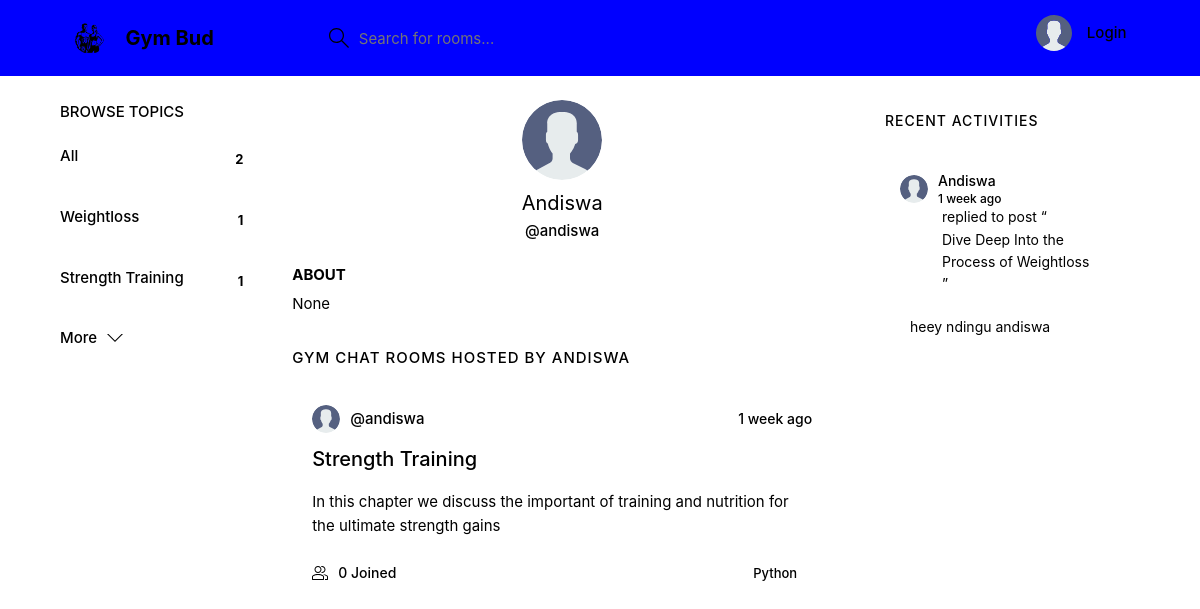
Page /profile/6 on the committed database.
### gym_bud_app/models.py (models this page shows, shortened)
class Topic(models.Model):
    name = models.CharField(max_length=200)
    def __str__(self):
        return self.name

class User(AbstractUser):
    name = models.CharField(max_length=200,null=True)
    email = models.EmailField(unique=True)
    bio = models.TextField(null=True)
    avatar = models.ImageField(null=True, default="avatar.svg")
    USERNAME_FIELD = 'email'
    REQUIRED_FIELDS = []

class Room(models.Model):
    host = models.ForeignKey(User, models.SET_NULL, null=True)
    topic = models.ForeignKey(Topic, models.SET_NULL, null=True)
    name = models.CharField(max_length=200)
    description = models.TextField(null=True, blank=True)
    participants = models.ManyToManyField(User, related_name='participants', blank=True)
    updated = models.DateTimeField(auto_now=True)
    created = models.DateTimeField(auto_now_add=True)
    class Meta:
        ordering = ['-updated','-created']
    def __str__(self):
        return self.name

class Message(models.Model):
    user = models.ForeignKey(User, on_delete=models.CASCADE)
    room = models.ForeignKey(Room, on_delete=models.CASCADE)
    body = models.TextField()
    update = models.DateTimeField(auto_now=True)
    created = models.DateTimeField(auto_now_add=True)
    class Meta:
        ordering = ['-created']

### gym_bud_app/views.py (the view)
# urls.py: path('profile/<str:pk>', userProfile, name='user-profile'),
def userProfile(request, pk):
    user = User.objects.get(id=pk)
    rooms = user.room_set.all()
    room_messages = user.message_set.all()
    topics = Topic.objects.all()
    context = {
        'user': user,
        'user_rooms': rooms,
        'topics': topics,
        'room_messages': room_messages
    }
    return render(request, 'base/profile.html', context)

### gym_bud_app/templates/base/profile.html (shortened to what this page needs)
{% extends 'main.html' %}
{% block content %}
  <main class="profile-page layout layout--3">
    <div class="container">
      {% include 'base/topics_component.html' %}
      <div class="roomList">
        <div class="profile">
          <div class="profile__avatar">
            <div class="avatar avatar--large active">
              <img src="{{user.avatar.url}}" />
            </div>
          </div>
          <div class="profile__info">
            <h3>{{user.username|capfirst}}</h3>
            <p><a href="">@{{user.username}}</a></p>
          </div>
          <div class="profile__about">
            <h3>About</h3>
            <p>
             {{user.bio}}
            </p>
          </div>
        </div>
        <div class="roomList__header">
          <div>
            <h2>Gym Chat Rooms Hosted By {{user.username}}</a>
            </h2>
          </div>
        </div>
        {% for room in user_rooms %}
        <div class="roomListRoom">
          <div class="roomListRoom__header">
            <a href="{% url 'user-profile' room.host.id %}" class="roomListRoom__author">
              <div class="avatar avatar--small active">
                <img src="{{user.avatar.url}}" />
              </div>
              <span>@{{user.username}}</span>
            </a>
            <div class="roomListRoom__actions">
              <span>{{room.created|timesince}} ago</span>
            </div>
          </div>
          <div class="roomListRoom__content">
            <a href="{% url 'room' room.id %}">{{room.topic}}</a>
            <p>
              {{room.description}}
            </p>
          </div>
          <div class="roomListRoom__meta">
            <a class="roomListRoom__joined">
              {{room.participants.all.count}} Joined
            </a>
            <p class="roomListRoom__topic">Python</p>
          </div>
        </div>
        {% endfor %}
      </div>
      <div class="activities">
        {% include 'base/activity_component.html' %}
      </div>
    </div>
  </main>
  {% endblock   %}

### gym_bud_app/templates/base/topics_component.html
<div class="topics">
  <div class="topics__header">
    <h2>Browse Topics</h2>
  </div>
  <ul class="topics__list">
    <li>
      <a href="{% url 'home' %}" class="active"
        >All <span>{{topics.count}}</span></a
      >
    </li>
    {% for topic in topics %}
    <li>
      <a href="{% url 'home' %}?q={{topic.name}}"
        >{{topic.name}}<span>{{topic.room_set.all.count}}</span></a
      >
    </li>
    {% endfor %}
  </ul>
  <a class="btn btn--link" href="{% url 'topics' %}">
    More
    <svg
      version="1.1"
      xmlns="http://www.w3.org/2000/svg"
      width="32"
      height="32"
      viewBox="0 0 32 32"
    >
      <title>chevron-down</title>
      <path d="M16 21l-13-13h-3l16 16 16-16h-3l-13 13z"></path>
    </svg>
  </a>
</div>

### gym_bud_app/templates/base/activity_component.html (shortened to what this page needs)
<div class="activities">
  <div class="activities__header">
    <h2>Recent Activities</h2>
  </div>
  {% for message in room_messages %}
  <div class="activities__box">
    <div class="activities__boxHeader roomListRoom__header">
      <a
        href="{% url 'user-profile' message.user.id %}"
        class="roomListRoom__author"
      >
        <div class="avatar avatar--small">
          <img src="{{message.user.avatar.url}}" />
        </div>
        <p>
          {{message.user.username|capfirst}}
          <span>{{message.created|timesince}} ago</span>
        </p>
      </a>
    </div>
    <div class="activities__boxContent">
      <p>
        replied to post “<a href="{% url 'room' message.room.id %}"
          >{{message.room}}</a
        >”
      </p>
      <div class="activities__boxRoomContent">{{message.body}}</div>
    </div>
  </div>
  {% endfor %}
</div>

### rows in the picture
Topic: name "Weightloss", room_set.all.count "1"
Topic: name "Strength Training", room_set.all.count "1"
User: avatar (placeholder picture), username "Andiswa", username "andiswa", bio "None", username "ANDISWA"
Room: avatar (placeholder picture), created "1 week", topic "Strength Training", description "In this chapter we discuss the important of training and nutrition for the ultimate strength gains", participants.all.count "0"
Message: user.avatar (placeholder picture), user.username "Andiswa", created "1 week", room "Dive Deep Into the Process of Weightloss", body "heey ndingu andiswa"

### other values in the picture
{{ topics.count }} "2"
